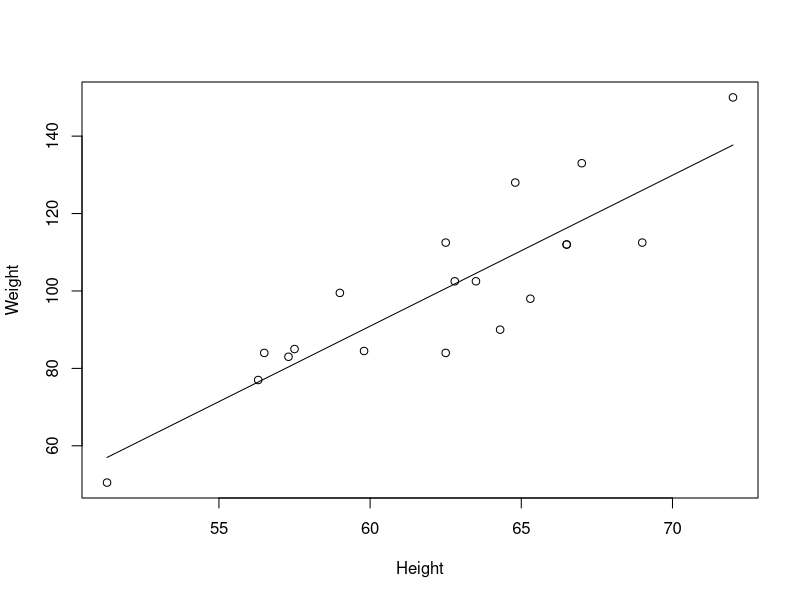

Source code (R):
# Example 2.3  Extened in Page 72 in PDF version

df<-data.frame(
  Name=c("Alice", "Becka", "Gail", "Karen", "Kathy",
         "Mary", "Sandy", "Sharon", "Tammy", "Alfred",
         "Duke", "Guido", "James", "Jeffrey", "John",
         "Philip", "Robert", "Thomas", "William"),
  Sex=c("F", "F", "F", "F", "F", "F", "F", "F", "F",
        "M", "M", "M", "M", "M", "M", "M", "M", "M", "M"),
  Age=c(13, 13, 14, 12, 12, 15, 11, 15, 14, 14, 14, 15,
        12, 13, 12, 16, 12, 11, 15 ),
  Height=c(56.5, 65.3, 64.3, 56.3, 59.8, 66.5, 51.3,
           62.5, 62.8, 69.0, 63.5, 67.0, 57.3, 62.5,
           59.0, 72.0, 64.8, 57.5, 66.5),
  Weight=c( 84.0,  98.0,  90.0,  77.0,  84.5, 112.0,
            50.5, 112.5, 102.5, 112.5, 102.5, 133.0,
            83.0,  84.0,  99.5, 150.0, 128.0,  85.0,
           112.0)
); df

df<-data.frame(
  Name=c("Alice", "Becka", "James", "Jeffrey", "John"),
  Sex=c("F", "F", "M", "M", "M"),
  Age=c(13, 13, 12, 13, 12),
  Height=c(56.5, 65.3, 57.3, 62.5, 59.0),
  Weight=c(84.0, 98.0, 83.0, 84.0, 99.5)
); df

Lst<-list(
  Name=c("Alice", "Becka", "James", "Jeffrey", "John"),
  Sex=c("F", "F", "M", "M", "M"),
  Age=c(13, 13, 12, 13, 12),
  Height=c(56.5, 65.3, 57.3, 62.5, 59.0),
  Weight=c(84.0, 98.0, 83.0, 84.0, 99.5)
); Lst

rt<-read.table("exam0203.txt", head=TRUE); rt
lm.sol<-lm(Weight~Height, data=rt)
summary(lm.sol)

attach(rt)
plot(Height, Weight)

attach(lm.sol)
xpre<-c(min(Height), max(Height)); xpre
ypre<-coefficients[1]+coefficients[2]*xpre;
lines(xpre, ypre)

